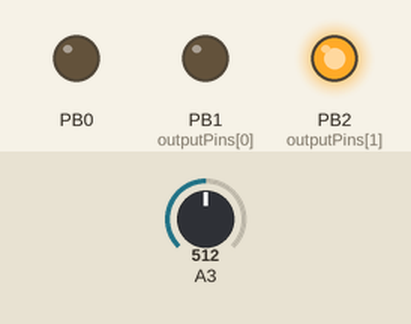
A sketch run on a simulated ATtiny85, built with avr-gcc and run on an emulated ATtiny85. Shown: output pins drawn as LEDs (lit = HIGH). The test bench sets the inputs (shaded band); at power-on: A3 = 512.

Above: at 0.1 s.
Timing chart, 0 to 1.6 s (numbered marks = the images above):
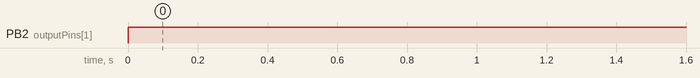

The sketch:

attiny_eurorack.ino
```cpp
/*
  ATTiny85 for eurorack..

  Pins 0/1/2 each go to an 1/8th inch jack,  each jack has a resistor and an LED for basic status monitoring
  Pins 3/4 each go to a 10k potentiometer

  Todo:
  * increase the robustness of analog and digital IO, currently just straight ot chip
  *

*/

#include "avr/interrupt.h"

// setup them pins
//const int inputPins[] = {0};
const int outputPins[] = {1,2};
const int potPins[] = {3,4};

// variables
int inputCounter = 0;   // counter for the number of button presses
int inputState = 0;         // current state of the button
int lastInputState = 0;     // previous state of the button

byte outputState = 0;
int pulseStart = 0;

// pot values
int clockDivider = 0;
int stepLength = 0;


// the setup function runs once when you press reset or power the board
void setup() {

  /*for (int thisPin = 0; thisPin < sizeof(inputPins); thisPin++) {
    pinMode(inputPins[thisPin], INPUT);
  }*/

  for (int thisPin = 0; thisPin < sizeof(outputPins); thisPin++) {
    pinMode(outputPins[thisPin], OUTPUT);
  }

  GIMSK = 0b00100000;    // turns on pin change interrupts
  PCMSK = 0b00000001;    // turn on interrupts on pins PB0, PB1, &amp; PB4
  sei();
}

// the loop function runs over and over again forever
void loop() {

  clockDivider = analogRead(potPins[0]);
  // map it to the range of the analog out:
  clockDivider = map(clockDivider, 1, 1023, 0, 32);

  stepLength = analogRead(potPins[1]);
  // map it to the range of the analog out:
  //stepLength = map(stepLength, 0, 1023, 0, 255);

  if (inputState != lastInputState) {
    if (inputState == HIGH) { // if the state has changed, increment the counter

      if ( inputCounter % clockDivider == 0 ) {
        outputState = HIGH;
        inputState = LOW;
      }

      inputCounter++;

    }

    lastInputState = inputState;

  } else {
    if( millis() - pulseStart  >= stepLength){
      inputState = LOW;
      outputState = LOW;
    }
  }

  trigger();

}

void trigger( ) {
  digitalWrite(outputPins[0], outputState);   // turn the LED on (HIGH is the voltage level)
  digitalWrite(outputPins[1], !outputState);
}


ISR(PCINT0_vect)
{
  pulseStart = millis();
  inputState = HIGH;
}
```

Measured:
- by itself, PB2 (outputPins[1]): LOW → HIGH at 0.00 s
